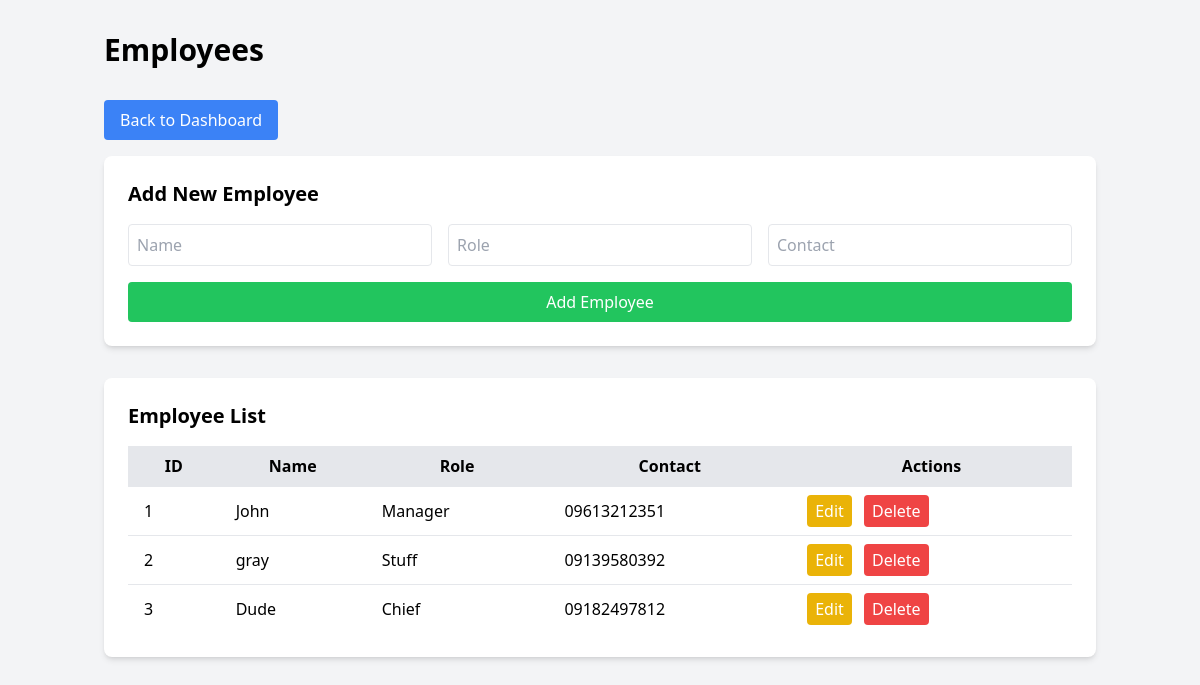
Page /employees.php on the committed database.
### tables this page shows
CREATE TABLE `employees` (
  `EmployeeID` int(11) NOT NULL,
  `Name` varchar(100) NOT NULL,
  `Role` varchar(50) DEFAULT NULL,
  `Contact` varchar(50) DEFAULT NULL
);

### employees.php (the view, shortened to what this page needs)
<?php
$conn = new mysqli("localhost", "root", "", "db");
$result = $conn->query("SELECT * FROM Employees");
$employees = $result->fetch_all(MYSQLI_ASSOC);
?>
<!DOCTYPE html>
<html lang="en">
<head>
    <script src="https://cdn.tailwindcss.com"></script>
</head>
<body class="bg-gray-100">
    <div class="container mx-auto px-4 py-8">
        <h1 class="text-3xl font-bold mb-8">Employees</h1>
        <a href="index.php" class="bg-blue-500 text-white px-4 py-2 rounded mb-4 inline-block">Back to Dashboard</a>
        <div class="bg-white p-6 rounded-lg shadow-md mb-8">
            <h2 class="text-xl font-semibold mb-4">Add New Employee</h2>
            <form method="POST" class="grid grid-cols-1 md:grid-cols-3 gap-4">
                <input type="text" name="name" placeholder="Name" required class="border p-2 rounded">
                <input type="text" name="role" placeholder="Role" class="border p-2 rounded">
                <input type="text" name="contact" placeholder="Contact" class="border p-2 rounded">
                <button type="submit" name="add" class="bg-green-500 text-white px-4 py-2 rounded col-span-1 md:col-span-3">Add Employee</button>
            </form>
        </div>
        <div class="bg-white p-6 rounded-lg shadow-md">
            <h2 class="text-xl font-semibold mb-4">Employee List</h2>
            <table class="w-full table-auto">
                <thead>
                    <tr class="bg-gray-200">
                        <th class="px-4 py-2">ID</th>
                        <th class="px-4 py-2">Name</th>
                        <th class="px-4 py-2">Role</th>
                        <th class="px-4 py-2">Contact</th>
                        <th class="px-4 py-2">Actions</th>
                    </tr>
                </thead>
                <tbody>
                    <?php foreach ($employees as $employee): ?>
                    <tr class="border-t">
                        <td class="px-4 py-2"><?php echo $employee['EmployeeID']; ?></td>
                        <td class="px-4 py-2"><?php echo $employee['Name']; ?></td>
                        <td class="px-4 py-2"><?php echo $employee['Role']; ?></td>
                        <td class="px-4 py-2"><?php echo $employee['Contact']; ?></td>
                        <td class="px-4 py-2">
                            <button onclick="editEmployee(<?php echo $employee['EmployeeID']; ?>, '<?php echo $employee['Name']; ?>', '<?php echo $employee['Role']; ?>', '<?php echo $employee['Contact']; ?>')" class="bg-yellow-500 text-white px-2 py-1 rounded mr-2">Edit</button>
                            <form method="POST" class="inline">
                                <button type="submit" name="delete" class="bg-red-500 text-white px-2 py-1 rounded" onclick="return confirm('Are you sure?')">Delete</button>
                            </form>
                        </td>
                    </tr>
                    <?php endforeach; ?>
                </tbody>
            </table>
        </div>
    </div>
</body>
</html>

### rows in the picture
employees: EmployeeID "1", Name "John", Role "Manager", Contact "09613212351"
employees: EmployeeID "2", Name "gray", Role "Stuff", Contact "09139580392"
employees: EmployeeID "3", Name "Dude", Role "Chief", Contact "09182497812"
